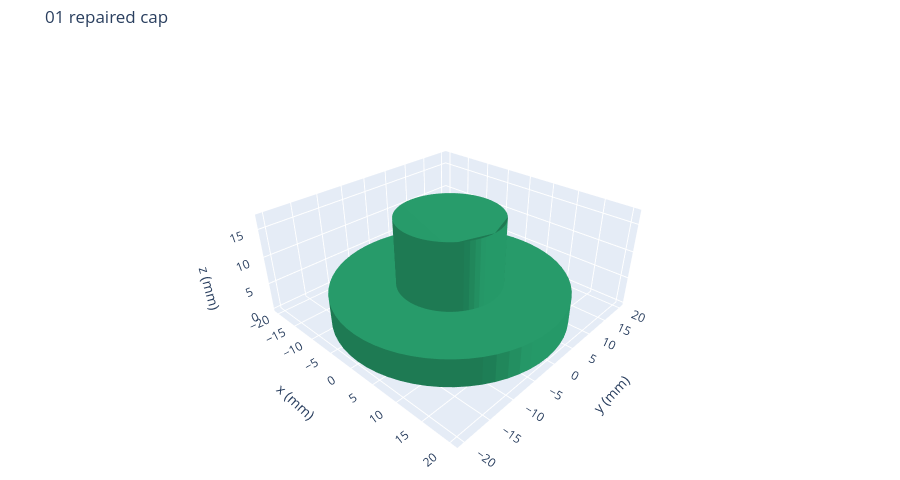

Notebook source saved alongside this figure:
### Code cell
# Separately saved, verified output from this same pipeline and policy.
show_case("01_repaired_cap").show(renderer="plotly_mimetype")

### Figure 1 — Plotly figure (JSON) as saved in the notebook; plotly's stock layout.template omitted (floating-point values rounded to 4 significant figures; data arrays with more than 128 entries replaced by an {"elided": "..."} marker saying what was removed)
{"data": [{"facecolor": {"elided": "508 str values"}, "flatshading": true, "hoverinfo": "name", "i": {"elided": "508 int values"}, "j": {"elided": "508 int values"}, "k": {"elided": "508 int values"}, "name": "01_repaired_cap", "showscale": false, "type": "mesh3d", "x": {"elided": "256 float values"}, "y": {"elided": "256 float values"}, "z": {"elided": "256 float values"}}], "layout": {"height": 480, "margin": {"b": 0, "l": 0, "r": 0, "t": 45}, "scene": {"aspectmode": "data", "camera": {"eye": {"x": 1.6, "y": -1.7, "z": 1.35}}, "xaxis": {"title": {"text": "x (mm)"}}, "yaxis": {"title": {"text": "y (mm)"}}, "zaxis": {"title": {"text": "z (mm)"}}}, "showlegend": true, "title": {"text": "01 repaired cap"}}}
